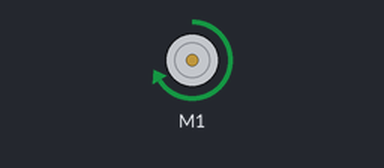
Simulated run of this sketch. Board: Arduino Uno, built with avr-gcc and run on an emulated ATmega328P. Shown: DC motor (green arrow = forward, orange = backward, longer = faster). What the sketch prints to the serial monitor is not drawn.

Above: at 5.0 s.
At 11.5 s:
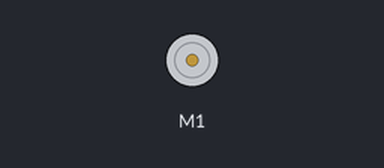
Timing chart, 0 to 16.9 s (numbered marks = the images above):
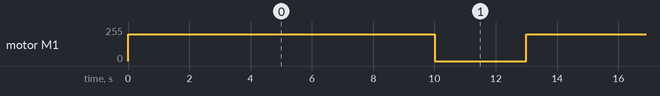

Measured:
- by itself, motor M1: alternates forward 200/255 for 10.0 s and stopped for 3.0 s

The sketch:

MotorTest.ino
```cpp
// (licence header left out)
#include <AFMotor.h>

AF_DCMotor motor(1);

void setup() {
  Serial.begin(9600);           // set up Serial library at 9600 bps
  Serial.println("Motor test!");

  // turn on motor
  motor.setSpeed(0);

  motor.run(RELEASE);
}

void loop() {

  Serial.print("tick");

  motor.run(FORWARD);
  motor.setSpeed(200);

  delay(10000);
  motor.run(RELEASE);
  delay(3000);
}
```
